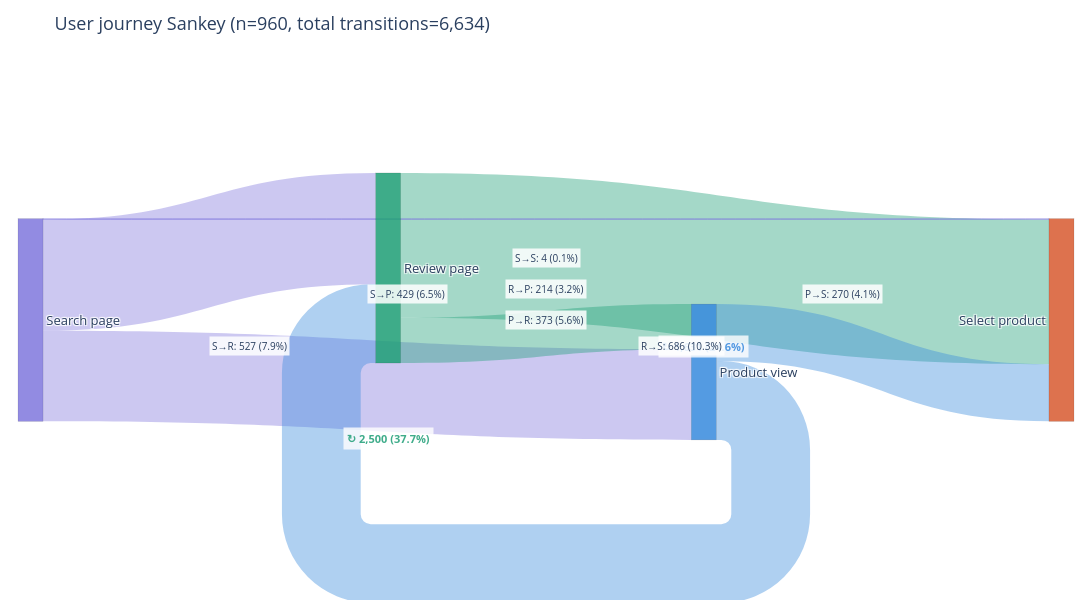
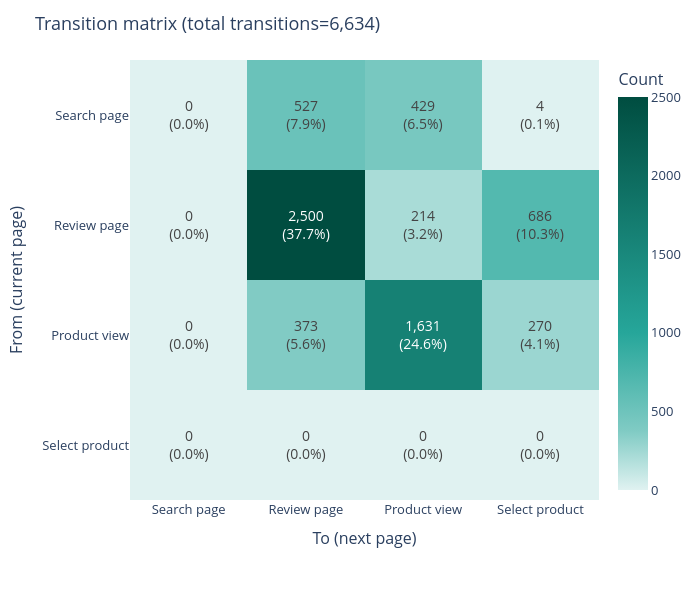

The notebook cell these images were saved under, in order:
### Code cell
import plotly.graph_objects as go
import numpy as np

# ── 전이 집계 ────────────────────────────────────────────────
label_map = {'S': 'Search page', 'R': 'Review page', 'V': 'Product view', 'P': 'Select product'}
keys = ['S', 'R', 'V', 'P']
names = [label_map[k] for k in keys]

trans = {}
total = 0
for seq_str, cnt in s2['toolCallSequence'].value_counts().items():
    steps = [s.strip() for s in seq_str.split(' -> ')]
    for i in range(len(steps) - 1):
        pair = (steps[i], steps[i+1])
        trans[pair] = trans.get(pair, 0) + cnt
    total += cnt

total_trans = sum(trans.values())
self_loops = {}
non_loops = {}
for (s, t), v in trans.items():
    if s == t:
        self_loops[s] = v
    else:
        non_loops[(s, t)] = v

# ══════════════════════════════════════════════════════════════
# 1) Sankey — 수동 배치, annotation으로 수치 표시
# ══════════════════════════════════════════════════════════════
#  S(0)  R(1)  V(2)  P(3)  — 순방향 전용
#  R_back(4)  V_back(5)    — 역방향 수신 노드 (R←V, V←R)
# 역방향 링크를 별도 노드로 만들어 self-loop/역방향 문제 해결

# 순방향만 Sankey에 넣고, 역방향+self-loop는 annotation으로 표시
forward_pairs = [('S','R'), ('S','V'), ('S','P'), ('R','V'), ('R','P'), ('V','P')]
backward_pairs = [('V','R'), ('R','S'), ('V','S'), ('P','R'), ('P','V'), ('P','S')]

node_idx = {k: i for i, k in enumerate(keys)}
color_node = ['rgba(127,119,221,0.85)', 'rgba(29,158,117,0.85)',
              'rgba(55,138,221,0.85)', 'rgba(216,90,48,0.85)']
color_link_map = {'S':'rgba(127,119,221,0.4)', 'R':'rgba(29,158,117,0.4)',
                  'V':'rgba(55,138,221,0.4)', 'P':'rgba(216,90,48,0.4)'}

sources, targets, values, lcolors = [], [], [], []
link_info = []  # for annotations

for (src, tgt), val in sorted(non_loops.items(), key=lambda x: -x[1]):
    sources.append(node_idx[src])
    targets.append(node_idx[tgt])
    values.append(val)
    lcolors.append(color_link_map[src])
    pct = val / total_trans * 100
    link_info.append({'src': src, 'tgt': tgt, 'val': val, 'pct': pct})

node_x = [0.01, 0.35, 0.65, 0.99]
node_y = [0.5,  0.4,  0.6,  0.5]

fig1 = go.Figure(go.Sankey(
    arrangement='fixed',
    node=dict(pad=50, thickness=25,
              line=dict(color='rgba(0,0,0,0.2)', width=0.5),
              label=names, color=color_node,
              x=node_x, y=node_y),
    link=dict(source=sources, target=targets, value=values, color=lcolors),
))

# ── Annotation: 모든 전이 수치 표시 ──────────────────────────
# 링크 중간 위치 근사
pos = {'S': (0.01, 0.5), 'R': (0.35, 0.4), 'V': (0.65, 0.6), 'P': (0.99, 0.5)}
annotations = []

# self-loop
for k, val in self_loops.items():
    px, py = pos[k]
    pct = val / total_trans * 100
    annotations.append(dict(
        x=px, y=py - 0.15, xref='paper', yref='paper',
        text=f'<b>↻ {val:,} ({pct:.1f}%)</b>',
        showarrow=False, font=dict(size=11, color=color_node[keys.index(k)]),
        bgcolor='rgba(255,255,255,0.8)', borderpad=3,
    ))

# 전이 링크 — 중간 지점에 표시
shown = set()
offset_counter = {}
for info in sorted(link_info, key=lambda x: -x['val']):
    s, t = info['src'], info['tgt']
    sx, sy = pos[s]
    tx, ty = pos[t]
    mx, my = (sx + tx) / 2, (sy + ty) / 2

    # 같은 중간점에 여러 개 겹치면 offset
    mid_key = (round(mx, 2), round(my, 2))
    offset_counter[mid_key] = offset_counter.get(mid_key, 0)
    offset = offset_counter[mid_key] * 0.06
    offset_counter[mid_key] += 1

    annotations.append(dict(
        x=mx, y=my + offset, xref='paper', yref='paper',
        text=f'{label_map[s][0]}→{label_map[t][0]}: {info["val"]:,} ({info["pct"]:.1f}%)',
        showarrow=False, font=dict(size=10),
        bgcolor='rgba(255,255,255,0.85)', borderpad=2,
    ))

fig1.update_layout(
    title=f'User journey Sankey (n={total:,}, total transitions={total_trans:,})',
    font=dict(size=13), width=1100, height=600,
    margin=dict(l=20, r=20, t=60, b=20),
    annotations=annotations,
)
fig1.show()

# ══════════════════════════════════════════════════════════════
# 2) Transition matrix heatmap
# ══════════════════════════════════════════════════════════════
mat = np.zeros((4, 4), dtype=int)
for (src, tgt), val in trans.items():
    mat[keys.index(src)][keys.index(tgt)] = val

annot = [[f'{mat[i][j]:,}<br>({mat[i][j]/total_trans*100:.1f}%)' for j in range(4)] for i in range(4)]

fig2 = go.Figure(go.Heatmap(
    z=mat, x=names, y=names,
    text=annot, texttemplate='%{text}', textfont=dict(size=14),
    colorscale=[[0,'#e0f2f1'],[0.15,'#80cbc4'],[0.4,'#26a69a'],[1,'#004d40']],
    showscale=True, colorbar=dict(title='Count'),
    hovertemplate='%{y} → %{x}<br>Count: %{z:,}<extra></extra>',
))
fig2.update_layout(
    title=f'Transition matrix (total transitions={total_trans:,})',
    xaxis=dict(title='To (next page)', side='bottom'),
    yaxis=dict(title='From (current page)', autorange='reversed'),
    font=dict(size=13), width=700, height=600,
    margin=dict(l=130, r=20, t=60, b=100),
)
fig2.show()

### Figure 1 — Plotly figure (JSON) as saved in the notebook; plotly's stock layout.template omitted (floating-point values rounded to 4 significant figures)
{"data": [{"arrangement": "fixed", "link": {"color": ["rgba(29,158,117,0.4)", "rgba(127,119,221,0.4)", "rgba(127,119,221,0.4)", "rgba(55,138,221,0.4)", "rgba(55,138,221,0.4)", "rgba(29,158,117,0.4)", "rgba(127,119,221,0.4)"], "source": [1, 0, 0, 2, 2, 1, 0], "target": [3, 1, 2, 1, 3, 2, 3], "value": [686, 527, 429, 373, 270, 214, 4]}, "node": {"color": ["rgba(127,119,221,0.85)", "rgba(29,158,117,0.85)", "rgba(55,138,221,0.85)", "rgba(216,90,48,0.85)"], "label": ["Search page", "Review page", "Product view", "Select product"], "line": {"color": "rgba(0,0,0,0.2)", "width": 0.5}, "pad": 50, "thickness": 25, "x": [0.01, 0.35, 0.65, 0.99], "y": [0.5, 0.4, 0.6, 0.5]}, "type": "sankey"}], "layout": {"annotations": [{"bgcolor": "rgba(255,255,255,0.8)", "borderpad": 3, "font": {"color": "rgba(29,158,117,0.85)", "size": 11}, "showarrow": false, "text": "<b>↻ 2,500 (37.7%)</b>", "x": 0.35, "xref": "paper", "y": 0.25, "yref": "paper"}, {"bgcolor": "rgba(255,255,255,0.8)", "borderpad": 3, "font": {"color": "rgba(55,138,221,0.85)", "size": 11}, "showarrow": false, "text": "<b>↻ 1,631 (24.6%)</b>", "x": 0.65, "xref": "paper", "y": 0.45, "yref": "paper"}, {"bgcolor": "rgba(255,255,255,0.85)", "borderpad": 2, "font": {"size": 10}, "showarrow": false, "text": "R→S: 686 (10.3%)", "x": 0.67, "xref": "paper", "y": 0.45, "yref": "paper"}, {"bgcolor": "rgba(255,255,255,0.85)", "borderpad": 2, "font": {"size": 10}, "showarrow": false, "text": "S→R: 527 (7.9%)", "x": 0.18, "xref": "paper", "y": 0.45, "yref": "paper"}, {"bgcolor": "rgba(255,255,255,0.85)", "borderpad": 2, "font": {"size": 10}, "showarrow": false, "text": "S→P: 429 (6.5%)", "x": 0.33, "xref": "paper", "y": 0.55, "yref": "paper"}, {"bgcolor": "rgba(255,255,255,0.85)", "borderpad": 2, "font": {"size": 10}, "showarrow": false, "text": "P→R: 373 (5.6%)", "x": 0.5, "xref": "paper", "y": 0.5, "yref": "paper"}, {"bgcolor": "rgba(255,255,255,0.85)", "borderpad": 2, "font": {"size": 10}, "showarrow": false, "text": "P→S: 270 (4.1%)", "x": 0.82, "xref": "paper", "y": 0.55, "yref": "paper"}, {"bgcolor": "rgba(255,255,255,0.85)", "borderpad": 2, "font": {"size": 10}, "showarrow": false, "text": "R→P: 214 (3.2%)", "x": 0.5, "xref": "paper", "y": 0.56, "yref": "paper"}, {"bgcolor": "rgba(255,255,255,0.85)", "borderpad": 2, "font": {"size": 10}, "showarrow": false, "text": "S→S: 4 (0.1%)", "x": 0.5, "xref": "paper", "y": 0.62, "yref": "paper"}], "font": {"size": 13}, "height": 600, "margin": {"b": 20, "l": 20, "r": 20, "t": 60}, "title": {"text": "User journey Sankey (n=960, total transitions=6,634)"}, "width": 1100}}

### Figure 2 — Plotly figure (JSON) as saved in the notebook; plotly's stock layout.template omitted (floating-point values rounded to 4 significant figures)
{"data": [{"colorbar": {"title": {"text": "Count"}}, "colorscale": [[0, "#e0f2f1"], [0.15, "#80cbc4"], [0.4, "#26a69a"], [1, "#004d40"]], "hovertemplate": "%{y} → %{x}<br>Count: %{z:,}<extra></extra>", "showscale": true, "text": [["0<br>(0.0%)", "527<br>(7.9%)", "429<br>(6.5%)", "4<br>(0.1%)"], ["0<br>(0.0%)", "2,500<br>(37.7%)", "214<br>(3.2%)", "686<br>(10.3%)"], ["0<br>(0.0%)", "373<br>(5.6%)", "1,631<br>(24.6%)", "270<br>(4.1%)"], ["0<br>(0.0%)", "0<br>(0.0%)", "0<br>(0.0%)", "0<br>(0.0%)"]], "textfont": {"size": 14}, "texttemplate": "%{text}", "type": "heatmap", "x": ["Search page", "Review page", "Product view", "Select product"], "y": ["Search page", "Review page", "Product view", "Select product"], "z": [[0, 527, 429, 4], [0, 2500, 214, 686], [0, 373, 1631, 270], [0, 0, 0, 0]]}], "layout": {"font": {"size": 13}, "height": 600, "margin": {"b": 100, "l": 130, "r": 20, "t": 60}, "title": {"text": "Transition matrix (total transitions=6,634)"}, "width": 700, "xaxis": {"side": "bottom", "title": {"text": "To (next page)"}}, "yaxis": {"autorange": "reversed", "title": {"text": "From (current page)"}}}}
